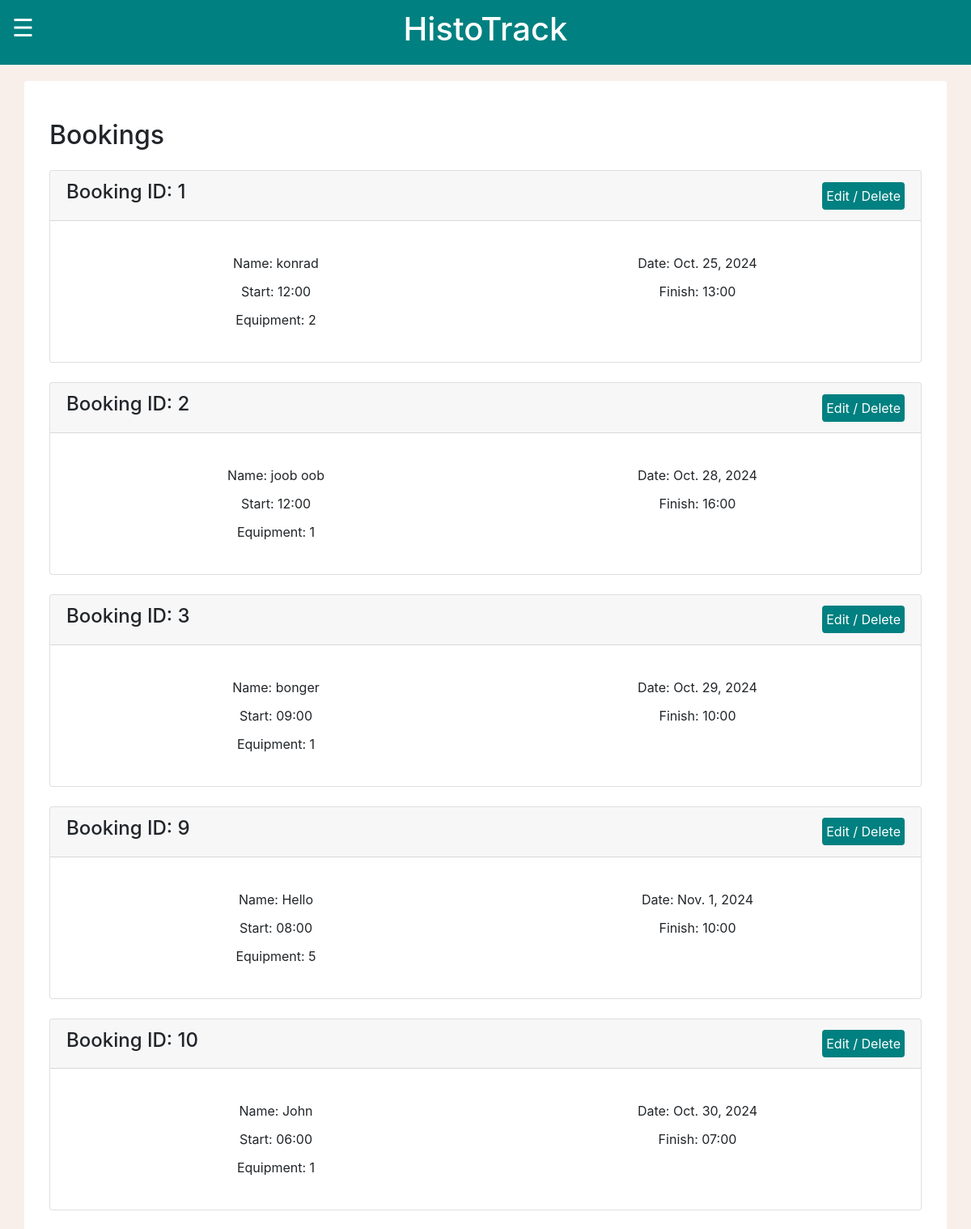
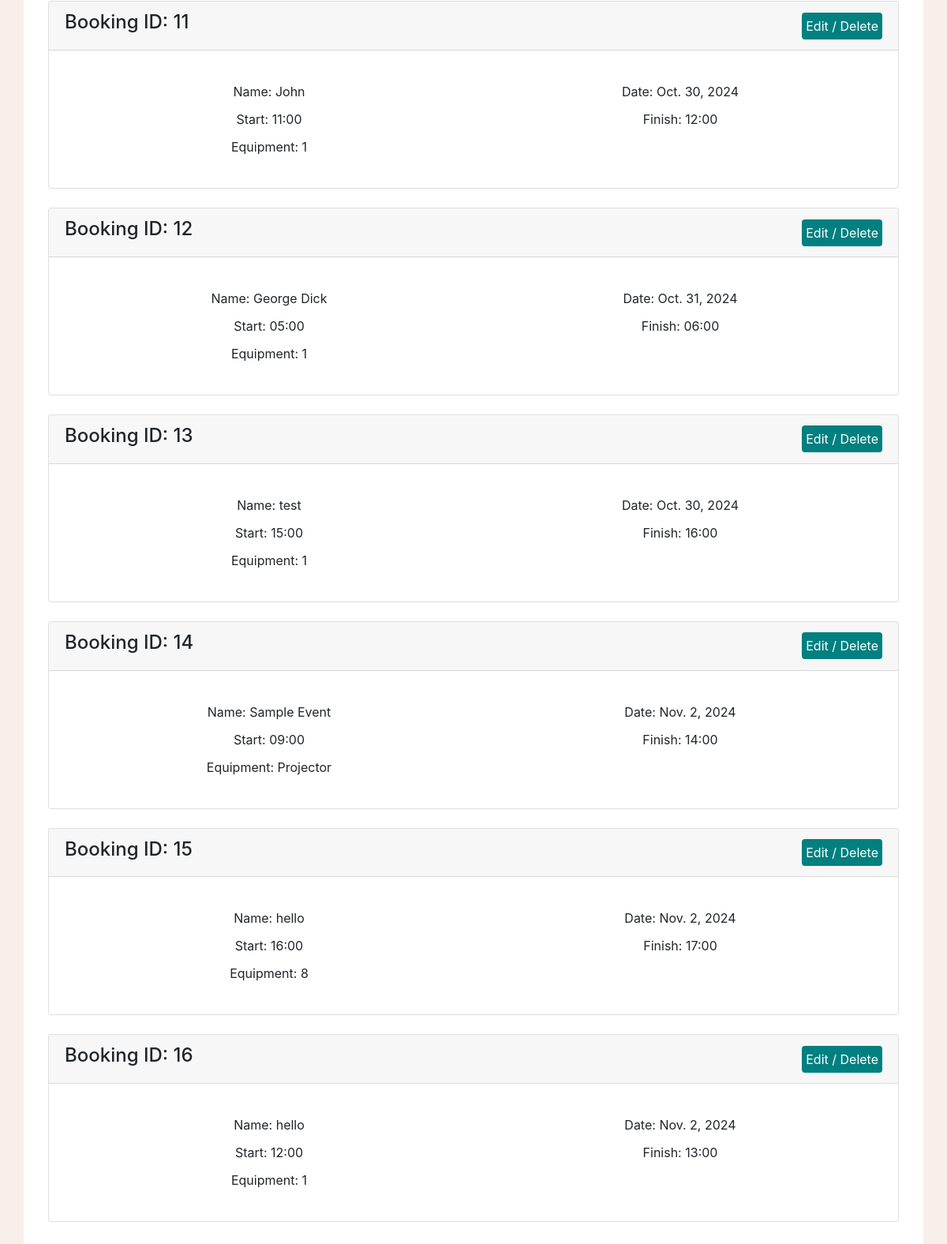
/MCalendar/myBookings/ (signed in), run on the app's committed database (2 pictures, top to bottom).
### MCalendar/models.py (models this page shows, shortened)
class Event(models.Model):
    bookingName = models.CharField(max_length=80)
    supervisorName = models.CharField(max_length=80)
    bookingDate = models.DateField()
    startTime = models.TimeField()
    finishTime = models.TimeField()
    comments = models.TextField(max_length = 1000)
    equipment = models.CharField(max_length=100, default='Not specified')
    totalTime = models.IntegerField(default=0)

### MCalendar/views.py (the view)
# urls.py: path("myBookings/", views.myBookings, name="myBookings"),
def myBookings(request):
    if request.user.is_authenticated:
        myBookings = Event.objects.all().values()
        template = loader.get_template('myBookings.html')
        context = {
            'myBookings': myBookings,
        }
        return HttpResponse(template.render(context, request))
    else:
        messages.success(request, "Please log in before entering that page!")
        return redirect("loginPage")

### MCalendar/templates/myBookings.html (shortened to what this page needs)
{% load static %}
<!DOCTYPE html>
<html lang="en">
    <head>
        <link rel="stylesheet" href="https://cdn.jsdelivr.net/npm/bootstrap@4.6.2/dist/css/bootstrap.min.css">
        <link rel="stylesheet" href="{% static 'global.css' %}">
    </head>
    <body>
        <div class="container-fluid text-white topbar">
            <div class="row">
                <div class="col-2 container-fluid text-left">
                <span class="sidebarButton" onclick="toggleNav()">&#9776;</span>
                </div>
                <div class="col-8 container-fluid text-center h1">
                    <span>HistoTrack</span>
                </div>
                <div class="col-2"></div>
            </div>
        </div>
    <div class="container rounded bg-white mt-5 mb-5 pb-5">
        <div class="row">
            <div class="col-md-12">
                <div class="p-3 py-5">
                    <div class="d-flex justify-content-between align-items-center mb-3">
                        <h2 class="text-right">Bookings</h2>
                    </div>
                    {%for z in myBookings%}
                        <div class="card">
                            <div class="card-header">
                                <div class="d-flex justify-content-between align-items-center">
                                    <h4 class="bookingName">Booking ID: {{z.id}}</h4>
                                    <div class="text-center">
                                        <a class="btn btn-sty" href="http://127.0.0.1:8000/MCalendar/myBookings/editBooking/{{ z.id }}">
                                            Edit / Delete
                                        </a>
                                    </div>
                                </div>
                            </div>
                            <div class="card-body">
                                <p class="card-text">
                                    <div class="details">
                                        <div class="detailsListItem">Name: {{ z.bookingName }}</div>
                                        <div class="detailsListItem">Date: {{ z.bookingDate }}</div>
                                        <div class="detailsListItem">Start: {{ z.startTime|time:"H:i" }}</div>
                                        <div class="detailsListItem">Finish: {{ z.finishTime|time:"H:i" }}</div>
                                        <div class="detailsListItem">Equipment: {{ z.equipment }}</div>
                                    </div>
                                </p>
                            </div>
                        </div>
                        <br>
                    {%endfor%}
        </div>
    </div>
</body>
</html>

### MCalendar/static/global.css (style rules this page uses)
body { background: #f9efea; margin-top:100px; padding-bottom: 5px !important; height: 100%; }
.btn-sty { color: #ffffff; background: #008080; box-shadow: none; border: none; padding: 5px; }
.topbar { height: 80px; max-height: 80px; align-content:center; position: fixed; top:0; z-index: 100; background-color: #008080; cursor:default; }
.sidebarButton { font-size:30px; cursor:pointer; }
.details { margin: 10px 0; display: grid; grid-template-columns: 50% 50%; gap: 3px }
.detailsListItem { list-style-type: none; margin: auto; padding: 4px 0; }

### data on the page
Event: id "1", bookingName "konrad", bookingDate "Oct. 25, 2024", startTime "12:00", finishTime "13:00", equipment "2"
Event: id "2", bookingName "joob oob", bookingDate "Oct. 28, 2024", startTime "12:00", finishTime "16:00", equipment "1"
Event: id "3", bookingName "bonger", bookingDate "Oct. 29, 2024", startTime "09:00", finishTime "10:00", equipment "1"
Event: id "9", bookingName "Hello", bookingDate "Nov. 1, 2024", startTime "08:00", finishTime "10:00", equipment "5"
Event: id "10", bookingName "John", bookingDate "Oct. 30, 2024", startTime "06:00", finishTime "07:00", equipment "1"
Event: id "11", bookingName "John", bookingDate "Oct. 30, 2024", startTime "11:00", finishTime "12:00", equipment "1"
Event: id "12", bookingName "George Dick", bookingDate "Oct. 31, 2024", startTime "05:00", finishTime "06:00", equipment "1"
Event: id "13", bookingName "test", bookingDate "Oct. 30, 2024", startTime "15:00", finishTime "16:00", equipment "1"
Event: id "14", bookingName "Sample Event", bookingDate "Nov. 2, 2024", startTime "09:00", finishTime "14:00", equipment "Projector"
Event: id "15", bookingName "hello", bookingDate "Nov. 2, 2024", startTime "16:00", finishTime "17:00", equipment "8"
Event: id "16", bookingName "hello", bookingDate "Nov. 2, 2024", startTime "12:00", finishTime "13:00", equipment "1"
